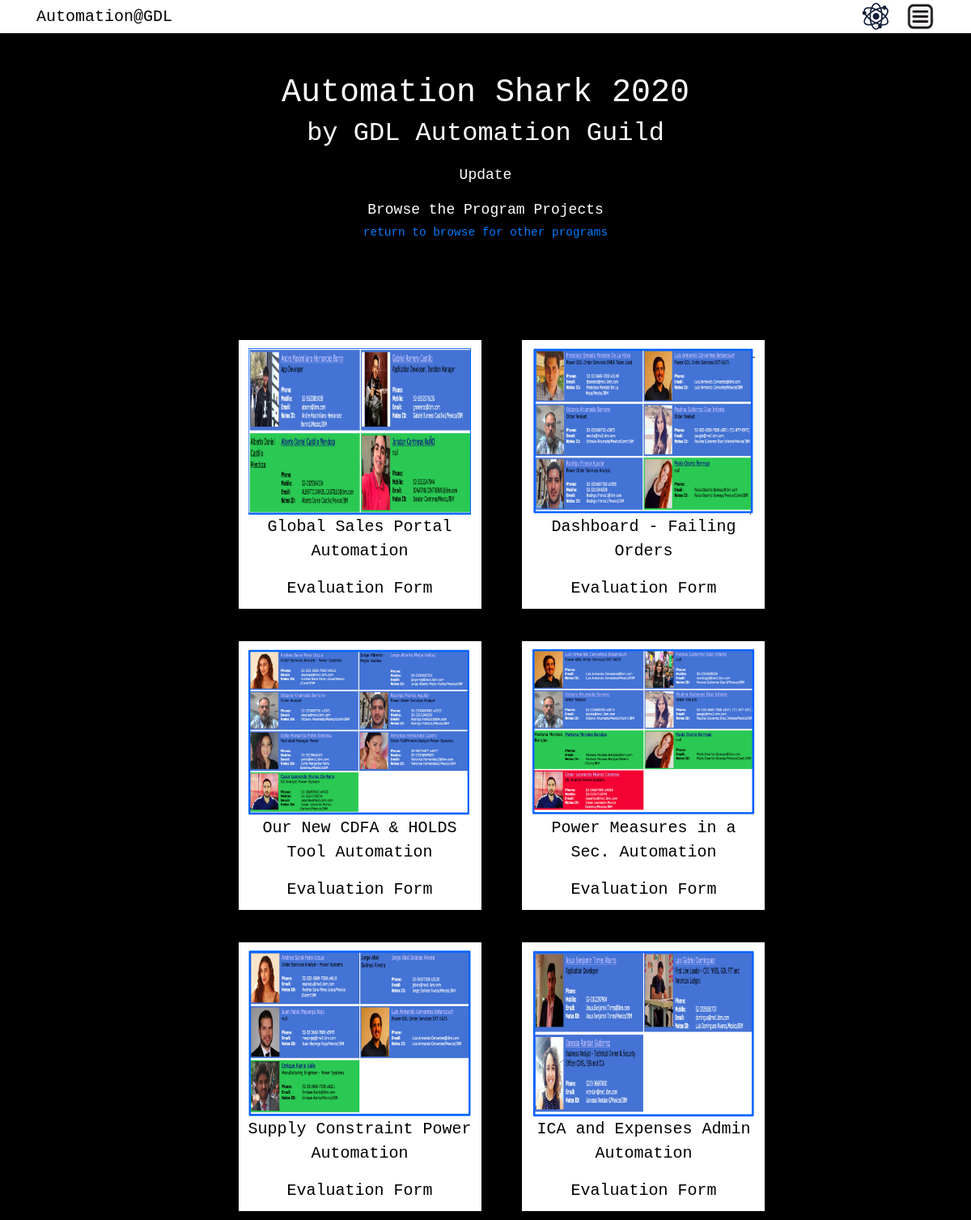
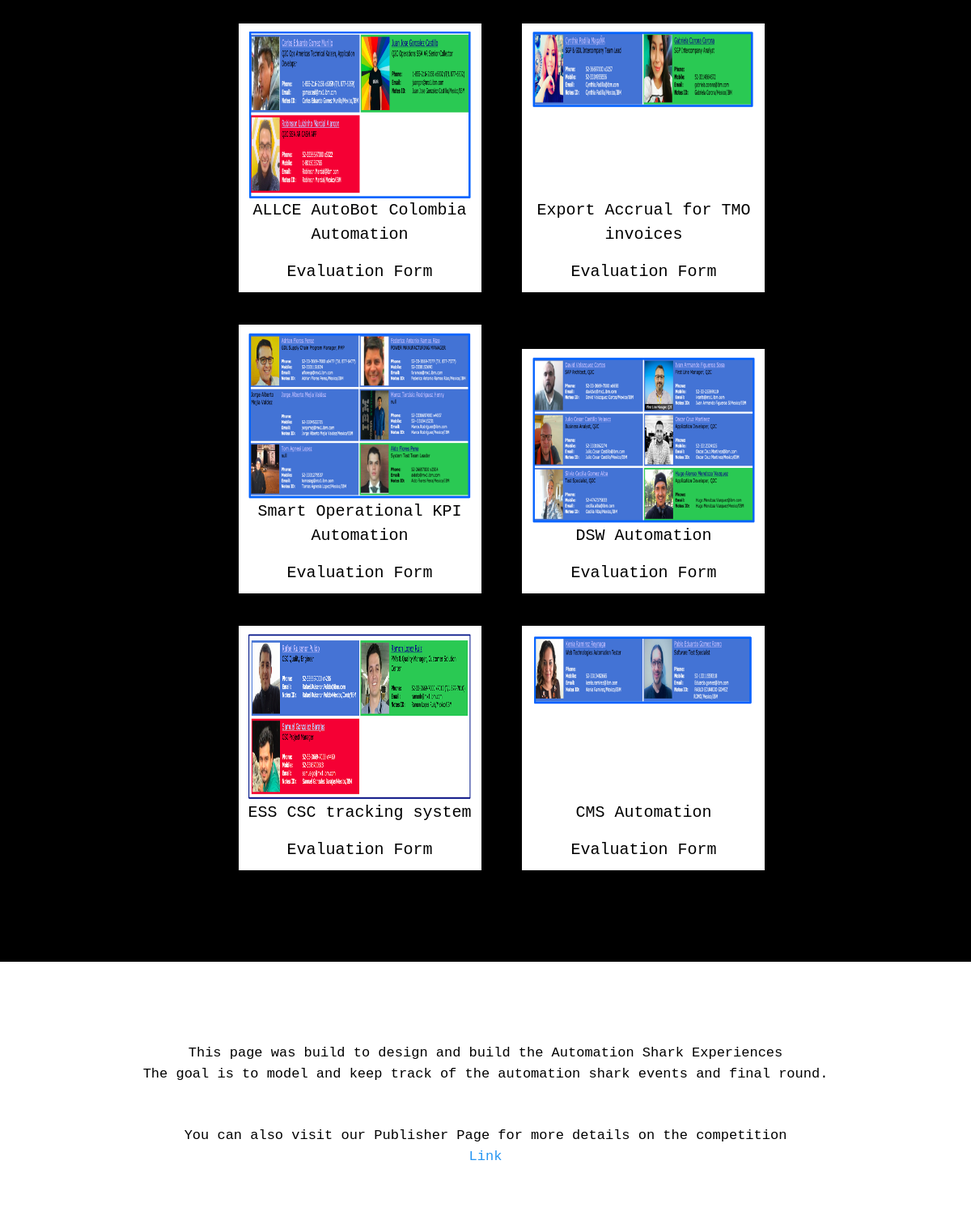
The app's page /program/Automation Shark 2020 (signed in) with its own data (2 pictures, top to bottom).
### auto_shark/models.py (models this page shows, shortened)
class Program(db.Model):
    __table_args__ = {'extend_existing': True}
    id = db.Column(db.Integer, primary_key=True)
    program_name = db.Column(db.String(100), nullable=False)
    description = db.Column(db.String(100), nullable=False)
    image_file = db.Column(db.String(20), nullable=False, default='default.jpg')
    date_posted = db.Column(db.DateTime, nullable=False, default=datetime.utcnow)
    projects = db.relationship('Project', backref='line', lazy=True)

class Project(db.Model, UserMixin):
    __table_args__ = {'extend_existing': True}
    id = db.Column(db.Integer, primary_key=True)
    project_name = db.Column(db.String(50), unique=True, nullable=False)
    description = db.Column(db.String(250), nullable=False)
    fte_saving = db.Column(db.Integer)
    business_impact = db.Column(db.String(250), nullable=False)
    status = db.Column(db.String, default='candidate')
    members = db.Column(db.String(500))
    image_file = db.Column(db.String(20), nullable=False, default='default.jpg')
    module = db.relationship('Module', backref='result', lazy=True)
    userid = db.Column(db.Integer, db.ForeignKey('user.id'))
    users = db.relationship(User)
    final_id = db.Column(db.Integer, db.ForeignKey('final.final_evaluation_id'), nullable=True)
    final = relationship("Final", back_populates='project_calification')
    program_id = db.Column(db.Integer, db.ForeignKey('program.id'), nullable=True)

### auto_shark/views/main/routes_main.py (the view)
@main.route("/program/<program_name>")
def project_program(program_name):
    program = Program.query.filter_by(program_name=program_name).first_or_404()
    projects = Project.query.filter_by(line=program)
    return render_template('project/program_projects.html', program=program,
                           projects=projects)

### auto_shark/models.py (called while the page is built)
@login_manager.user_loader
def load_user(user_id):
    return User.query.get(int(user_id))

### auto_shark/templates/project/program_projects.html (shortened to what this page needs)
{% extends "main/layout.html" %}
{% block additional_css %}
<link rel="stylesheet" type="text/css" href="{{ url_for('static', filename='uxdesigns4.css') }}"/>
{% endblock %}
{% block main_content %}
    <div class="hero1">
        <h1>{{ program.program_name }} <p><small>by GDL Automation Guild</small></p></h1>
        <p>{{ program.description }}</p>
    <div class="subtitle">
         Browse the Program Projects
            <p><small><a href="{{ url_for('main.home') }}">
                 return to browse for other programs
            </a></small></p>
    </div>
    <div class="container_product_list">
        <div class="row">
           <div class="col-md-1"></div>
            <div class="col-md-10">
            {% if get_program == projects.program_id %}
                {% for project in projects %}
                 <div class="categories">
                                {% if current_user.role == "judge" %}
                                    <img class="account-img" src="{{ url_for('static', filename='photos/' + project.image_file) }}" >
                                 <div class="title"><a href="{{ url_for('finals.project_form', id=project.id) }}"><p>{{ project.project_name }}</p> Evaluation Form </a></div>
                                {% endif %}
                            </div>
                {% endfor %}
                <hr>
            {% endif %}
            </div>
            <div class="col-md-1"></div>
        </div>
        </div>
    </div>
 </div>
{% endblock main_content %}

### auto_shark/templates/main/layout.html (shortened to what this page needs)
<!DOCTYPE html>
<html lang="en">
<head>
    <link rel="stylesheet"
          href="https://stackpath.bootstrapcdn.com/bootstrap/4.1.3/css/bootstrap.min.css"
>
    <link rel="stylesheet" type="text/css" href="{{ url_for('static', filename='layout3.css') }}"/>
    {% block additional_css %}{% endblock %}
</head>
<nav class="navbar navbar-expand-md fixed-top">
      <div class="container home-main">
        <a class="navbar-brand mr-4" href="{{ url_for('main.home') }}">Automation@GDL</a>
      <div class="collapse navbar-collapse" id="navbarToggle">
          <div class="navbar-titles">
            {% if current_user.is_authenticated %}
                {% if current_user.role == "judge" %}
                    <div class="dropdown">
                      <a class="nav-item"  id="dropdownUserButton" data-toggle="dropdown" aria-haspopup="true" aria-expanded="false">
                       <img class="social-img" src="{{ url_for('static', filename='assets/atom.png')}}">
                      </a>
                    </div>
                    <div class="dropdown">
                        <a class="nav-item"  id="dropdownUserButton" data-toggle="dropdown" aria-haspopup="true" aria-expanded="false">
                         <img class="social-img" src="{{ url_for('static', filename='assets/menu.png')}}">
                        </a>
                    </div>
                {% endif %}
            {% endif %}
        </div>
    </div>
</nav>
<div class="message">
<div class="col-md-12">
</div>
</div>
<div class="main_content">
    {% block main_content %}{% endblock %}
<footer>
    <div class="copyright">
        This page was build to design and build the Automation Shark Experiences<br>
        The goal is to model and keep track of the automation shark events and final round.<br>
        <br>
        <br>You can also visit our Publisher Page for more details on the competition
        <p>
            <a href="https://w3.ibm.com/w3publisher/gdl-automation-sharks">
                Link</a>
        </p>
    </div>
</footer>

### auto_shark/static/layout3.css (style rules this page uses)
.navbar-brand { font-family: Consolas, "andale mono", "lucida console", monospace; color: black; }
.nav-item { display: inline-block; color: #222222; }
.navbar-titles { display: inline-block; font-family: Consolas, "andale mono", "lucida console", monospace; color: #222222; }
.navbar-titles { margin-left: auto; }
nav { height: 41px; background-color: white; }
.navbar-titles a { display: inline-block; font-size: 17px; color: black; font-family: Consolas, "andale mono", "lucida console", monospace; }
.nav-item img { width: 35px; height: 35px; margin-left: 10px; border-radius: 5px; }
footer { margin-left: 0px; padding: 50px; text-align: center; color: black; background: white; font-family: Consolas, "andale mono", "lucida console", monospace; }
footer a { color: #2495f2; }
.message { margin-top: 40px; }
.social-img { width: 50px; height: 50px; margin-left: 10px; }
.dropdown { display: inline-block; }

### auto_shark/static/uxdesigns4.css (style rules this page uses)
.main_content { background: white; margin: 0px; padding: 0px 0px 50px; }
.hero1 { background-color: black; color: white; font-size: 18px; font-family: Consolas, "andale mono", "lucida console", monospace; padding: 50px 0px; text-align: center; }
.container_product_list { font-family: Consolas, "andale mono", "lucida console", monospace; alignment: center; }
.container_product_list .categories { display: inline-block; margin-top: 40px; margin-left: 40px; margin-right: auto; width: 300px; background-color: white; padding: 10px; }
.container_product_list img { width: 275px; height: 206px; margin-left: auto; margin-right: auto; }
.container_product_list .categories .title a { font-size: 20px; color: black; }
.row { margin-top: 50px; padding: 30px; }

### records on screen
Program: program_name "Automation Shark 2020", description "Update"
Project: image_file (picture), project_name "Global Sales Portal Automation"
Project: image_file (picture), project_name "Dashboard - Failing Orders"
Project: image_file (picture), project_name "Our New CDFA & HOLDS Tool Automation"
Project: image_file (picture), project_name "Power Measures in a Sec. Automation"
Project: image_file (picture), project_name "Supply Constraint Power Automation"
Project: image_file (picture), project_name "ICA and Expenses Admin Automation"
Project: image_file (picture), project_name "ALLCE AutoBot Colombia Automation"
Project: image_file (picture), project_name "Export Accrual for TMO invoices"
Project: image_file (picture), project_name "Smart Operational KPI Automation"
Project: image_file (picture), project_name "DSW Automation"
Project: image_file (picture), project_name "ESS CSC tracking system"
Project: image_file (picture), project_name "CMS Automation"
